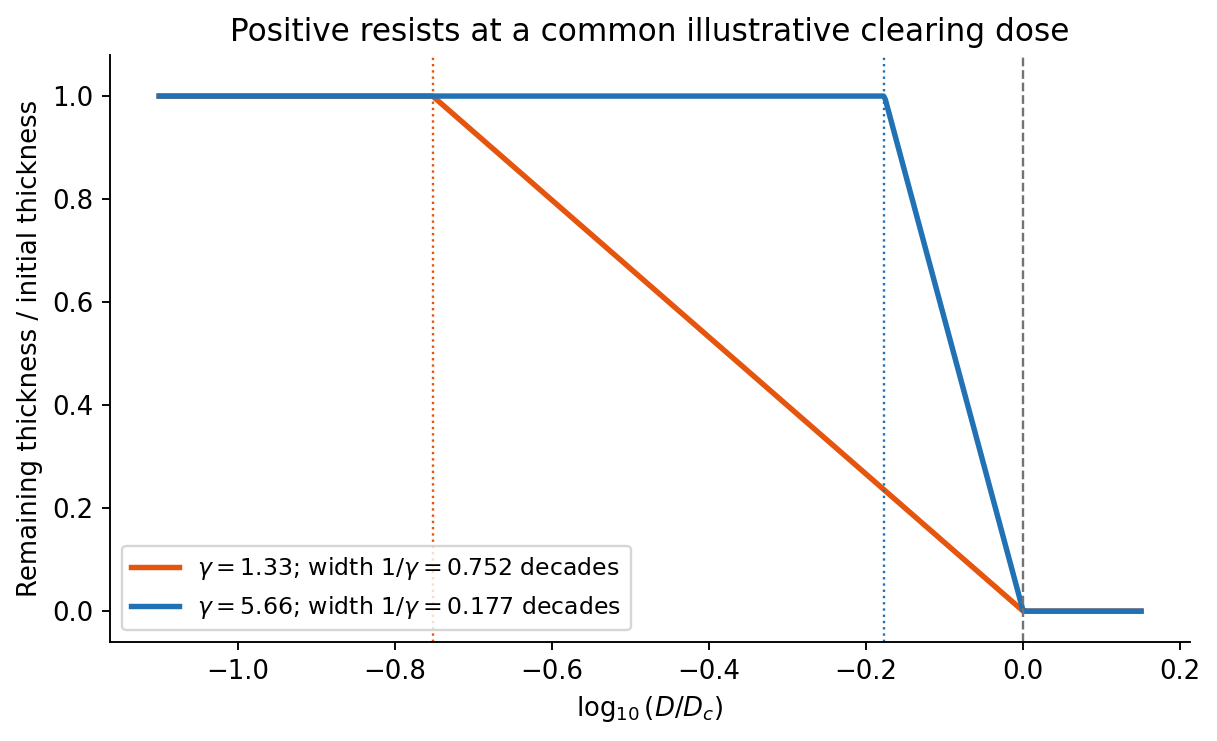

Here is the Python script that generated this plot:
"""Original explanatory diagram; Python 3.14, numpy and matplotlib (root pyproject)."""
import numpy as np
import matplotlib
matplotlib.use("Agg")
import matplotlib.pyplot as plt
from matplotlib.patches import Circle, Rectangle, Ellipse
plt.rcParams.update({"font.size": 11, "figure.facecolor": "white", "axes.spines.top": False, "axes.spines.right": False})

x=np.linspace(-1.1,.15,600)
fig,ax=plt.subplots(figsize=(7.3,4.5))
for gamma,color in [(1.33,'#e6550d'),(5.66,'#2171b5')]:
 y=np.clip(-gamma*x,0,1)
 ax.plot(x,y,lw=2.3,color=color,label=rf'$\gamma={gamma}$; width $1/\gamma={1/gamma:.3f}$ decades')
 ax.axvline(-1/gamma,color=color,ls=':',lw=1)
ax.axvline(0,color='0.45',ls='--',lw=1)
ax.set(xlabel=r'$\log_{10}(D/D_c)$',ylabel='Remaining thickness / initial thickness',ylim=(-.06,1.08),title='Positive resists at a common illustrative clearing dose')
ax.legend(loc='lower left',fontsize=10)
fig.tight_layout()
fig.savefig("paper-1-resist-contrast.png", dpi=170, bbox_inches="tight", facecolor="white")
plt.close(fig)
